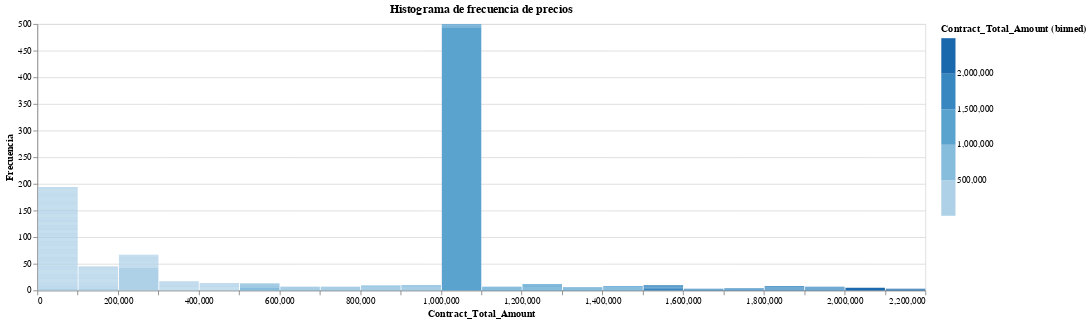

Notebook code for this chart:
### Code cell
source_contract = pd.DataFrame(df.Contract_Total_Amount.value_counts()).reset_index().rename(columns={"index":"Contract_Total_Amount", "Contract_Total_Amount":"Frequency"})

# Histograma de valor de contratos
alt.Chart(source_contract).mark_bar().encode(
    alt.X('Contract_Total_Amount', bin=alt.Bin(maxbins=30), title="Contract_Total_Amount"),
    alt.Y('Frequency', title="Frecuencia"),
    alt.Color('Contract_Total_Amount', bin=True),
    tooltip=['Contract_Total_Amount', 'Frequency']
).properties(title="Histograma de frecuencia de precios",width=1000)

### Figure 1 — Vega-Lite specification as saved in the notebook (floating-point values rounded to 4 significant figures; data arrays with more than 128 entries replaced by an {"elided": "..."} marker saying what was removed)
{"config": {"view": {"continuousWidth": 300, "continuousHeight": 300}}, "data": {"name": "data-af796c996baa90d41027619486205939"}, "mark": {"type": "bar"}, "encoding": {"color": {"bin": true, "field": "Contract_Total_Amount", "type": "quantitative"}, "tooltip": [{"field": "Contract_Total_Amount", "type": "quantitative"}, {"field": "Frequency", "type": "quantitative"}], "x": {"bin": {"maxbins": 30}, "field": "Contract_Total_Amount", "title": "Contract_Total_Amount", "type": "quantitative"}, "y": {"field": "Frequency", "title": "Frecuencia", "type": "quantitative"}}, "title": "Histograma de frecuencia de precios", "width": 1000, "$schema": "https://vega.github.io/schema/vega-lite/v5.14.1.json", "datasets": {"data-af796c996baa90d41027619486205939": {"elided": "399 records"}}}
